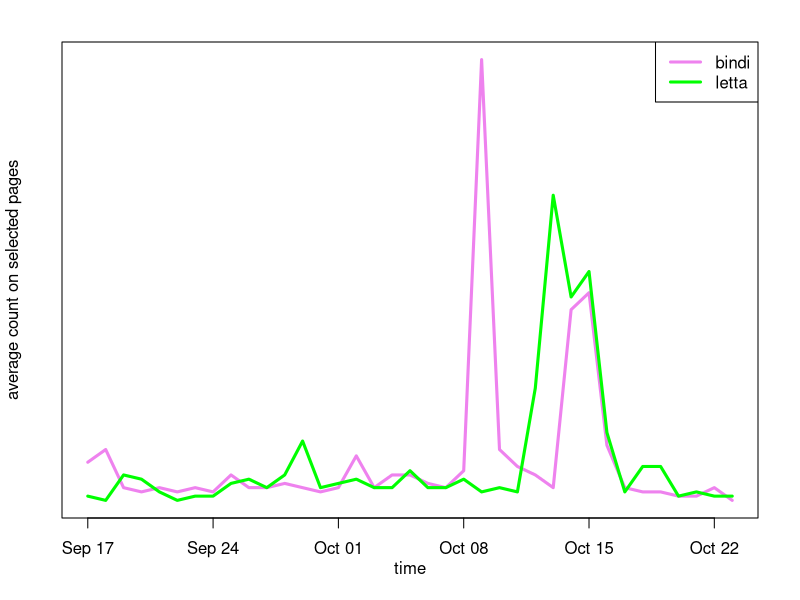

Generate this figure with R:
ts = read.csv("some_data_ita.csv", header=TRUE)
ts$date = as.Date(ts$date)

pdf(file="timeseries_bindi-letta.pdf", width=4, height=4)
  par(cex.axis=1, cex.lab=1, mar=c(4.1, 3.1, 2.1, 2.1))
  plot(bindi ~ date, ts,
    main="", xlab="time",
    ylab="average count on selected pages", yaxt = "n",
    mgp=c(2,1,0),
    type="l", lwd=3, col="violet")
  lines(ts$letta ~ ts$date, lwd=3, col="green")
  legend("topright",c("bindi","letta"), col=c("violet","green"),
    lty=1, lwd=3)

dev.off()
